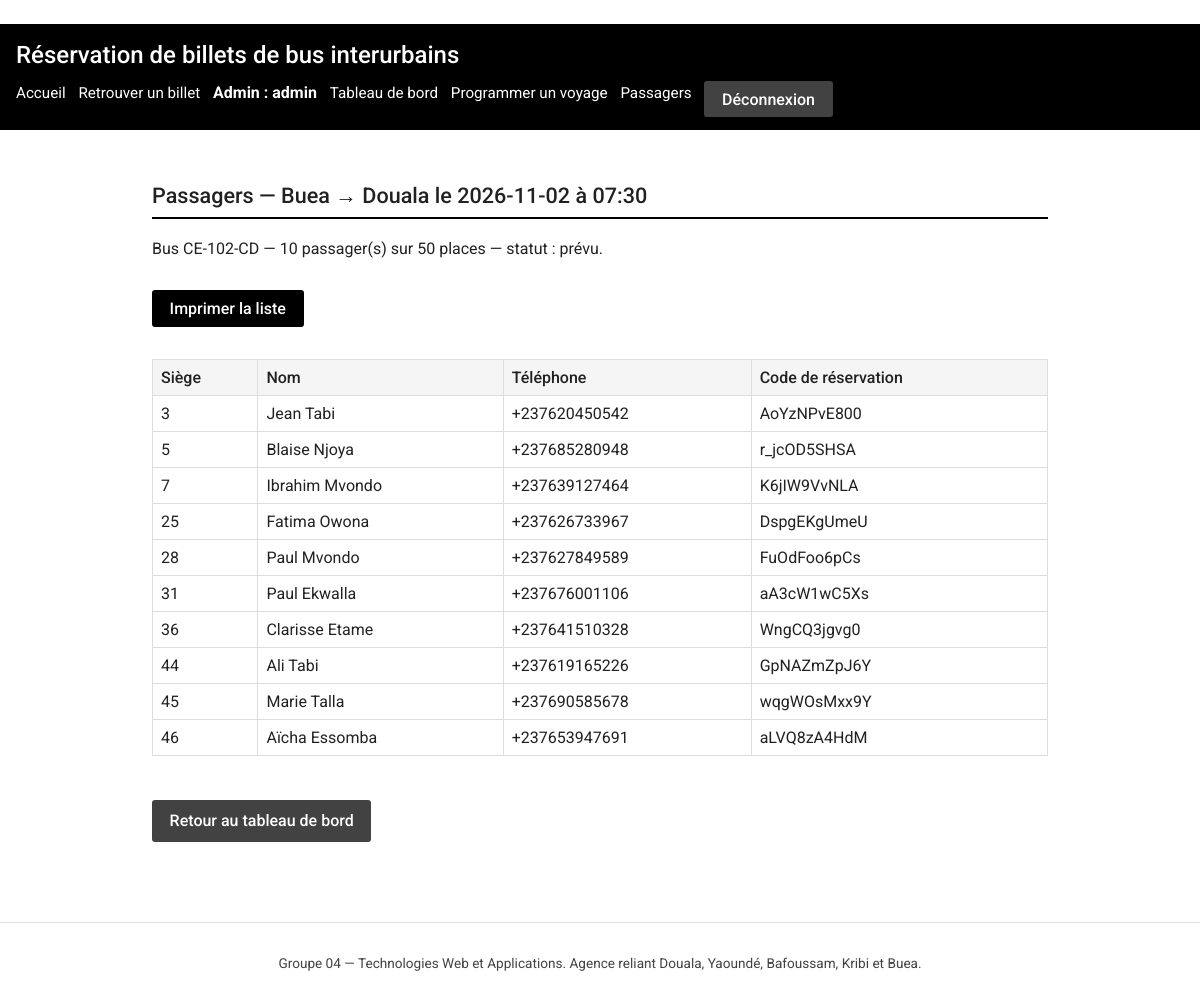
The page /admin/voyages/56/passagers (signed in) on the database its author committed.
### tables this page shows
CREATE TABLE trajets (
    id              INTEGER PRIMARY KEY AUTOINCREMENT,
    ville_depart    TEXT NOT NULL
                    CHECK (ville_depart IN ('Douala','Yaoundé','Bafoussam','Kribi','Buea')),
    ville_arrivee   TEXT NOT NULL
                    CHECK (ville_arrivee IN ('Douala','Yaoundé','Bafoussam','Kribi','Buea')),
    duree_minutes   INTEGER NOT NULL CHECK (duree_minutes > 0),
    prix_classique  REAL NOT NULL CHECK (prix_classique > 0),
    prix_vip        REAL NOT NULL CHECK (prix_vip > 0),
    CHECK (ville_depart <> ville_arrivee)
);

CREATE TABLE voyages (
    id        INTEGER PRIMARY KEY AUTOINCREMENT,
    trajet_id INTEGER NOT NULL REFERENCES trajets(id),
    bus_id    INTEGER NOT NULL REFERENCES bus(id),
    date      TEXT NOT NULL,            -- format ISO AAAA-MM-JJ
    heure     TEXT NOT NULL,            -- format HH:MM
    statut    TEXT NOT NULL DEFAULT 'prévu'
              CHECK (statut IN ('prévu','parti','annulé'))
);

CREATE TABLE bus (
    id              INTEGER PRIMARY KEY AUTOINCREMENT,
    immatriculation TEXT NOT NULL UNIQUE,
    nombre_places   INTEGER NOT NULL CHECK (nombre_places BETWEEN 1 AND 100),
    type            TEXT NOT NULL CHECK (type IN ('classique','vip'))
);

CREATE TABLE billets (
    id               INTEGER PRIMARY KEY AUTOINCREMENT,
    voyage_id        INTEGER NOT NULL REFERENCES voyages(id),
    numero_siege     INTEGER NOT NULL CHECK (numero_siege >= 1),
    nom              TEXT NOT NULL,
    telephone        TEXT NOT NULL,
    piece_identite   TEXT NOT NULL,
    code_reservation TEXT NOT NULL UNIQUE,
    date_achat       TEXT NOT NULL,     -- format ISO AAAA-MM-JJ
    -- Anti double-vente : un siège jamais deux fois pour le même voyage
    UNIQUE (voyage_id, numero_siege)
);

### app.py (the view)
@app.route("/admin/voyages/<int:voyage_id>/passagers")
@administrateur_requis
def admin_passagers(voyage_id):
    bdd = get_db()
    voyage = bdd.execute(
        """SELECT v.id, v.date, v.heure, v.statut,
                  t.ville_depart, t.ville_arrivee,
                  b.immatriculation, b.nombre_places
           FROM voyages v
           JOIN trajets t ON t.id = v.trajet_id
           JOIN bus b ON b.id = v.bus_id
           WHERE v.id = ?""",
        (voyage_id,),
    ).fetchone()
    if voyage is None:
        flash("Voyage introuvable.", "erreur")
        return redirect(url_for("admin_tableau"))
    passagers = bdd.execute(
        """SELECT nom, telephone, numero_siege, code_reservation
           FROM billets WHERE voyage_id = ?
           ORDER BY numero_siege""",
        (voyage_id,),
    ).fetchall()
    return render_template(
        "admin/passagers.html", voyage=voyage, passagers=passagers
    )

### app.py (called while the page is built)
def get_db():
    if "bdd" not in g:
        g.bdd = sqlite3.connect(CHEMIN_BDD)
        g.bdd.row_factory = sqlite3.Row
        g.bdd.execute("PRAGMA foreign_keys = ON")
    return g.bdd

@app.teardown_appcontext
def fermer_bdd(exception):
    bdd = g.pop("bdd", None)
    if bdd is not None:
        bdd.close()

def administrateur_requis(vue):
    @wraps(vue)
    def enveloppe(*args, **kwargs):
        if session.get("admin_id") is None:
            flash("Accès refusé : connectez-vous à l'administration.", "erreur")
            return redirect(url_for("admin_connexion"))
        return vue(*args, **kwargs)
    return enveloppe

### templates/admin/passagers.html (shortened to what this page needs)
﻿{% extends "admin/base_admin.html" %}
{% block liens_admin %}
  <li><a href="{{ url_for('admin_passagers', voyage_id=voyage.id) }}">Passagers</a></li>
{% endblock %}
{% block contenu_admin %}
<section>
  <h2>Passagers — {{ voyage.ville_depart }} → {{ voyage.ville_arrivee }}
      le {{ voyage.date }} à {{ voyage.heure }}</h2>
  <p class="pas-a-imprimer">
    Bus {{ voyage.immatriculation }} — {{ passagers|length }} passager(s)
    sur {{ voyage.nombre_places }} places — statut : {{ voyage.statut }}.
  </p>
  <p class="pas-a-imprimer">
    <button type="button" onclick="window.print()">Imprimer la liste</button>
  </p>
  {% if passagers %}
    <div class="defilement">
    <table>
      <thead>
        <tr>
          <th scope="col">Siège</th>
          <th scope="col">Nom</th>
          <th scope="col">Téléphone</th>
          <th scope="col">Code de réservation</th>
        </tr>
      </thead>
      <tbody>
        {% for passager in passagers %}
          <tr>
            <td>{{ passager.numero_siege }}</td>
            <td>{{ passager.nom }}</td>
            <td>{{ passager.telephone }}</td>
            <td>{{ passager.code_reservation }}</td>
          </tr>
        {% endfor %}
      </tbody>
    </table>
  </div>
  {% else %}
    <p>Aucun passager pour ce voyage.</p>
  {% endif %}
  <p class="pas-a-imprimer">
    <a class="btn secondary" href="{{ url_for('admin_tableau') }}">Retour au tableau de bord</a>
  </p>
</section>
{% endblock %}

### static/css/style.css (style rules this page uses)
:root { --fond: #ffffff; --gris-clair: #f5f5f5; --gris: #9e9e9e; --gris-fonce: #424242; --texte: #212121; --accent: #000000; --bordure: #dddddd; --rouge-erreur: #b71c1c; --vert-succes: #1b5e20; }
* { box-sizing: border-box; }
body { margin: 0; font-family: 'Roboto', 'Segoe UI', Arial, sans-serif; font-size: 16px; line-height: 1.5; color: var(--texte); background: var(--fond); }
nav a { color: var(--fond); text-decoration: none; font-size: 0.95rem; }
h2 { font-size: 1.15rem; font-weight: 500; border-bottom: 2px solid var(--accent); padding-bottom: 0.3rem; }
input, select, button { font-family: inherit; font-size: 1rem; }
button, .btn { display: inline-block; margin-top: 0.8rem; padding: 0.55rem 1.1rem; border: none; border-radius: 3px; background: var(--accent); color: var(--fond); text-decoration: none; cursor: pointer; font-weight: 500; }
button.secondary, .btn.secondary { background: var(--gris-fonce); }
table { width: 100%; border-collapse: collapse; margin: 1rem 0; }
.defilement { overflow-x: auto; }
th, td { border: 1px solid var(--bordure); padding: 0.5rem; text-align: left; }
th { background: var(--gris-clair); font-weight: 500; }
@media (min-width: 900px) { h2 { font-size: 1.35rem; } }

### rows shown on the page
trajets: ville_depart "Buea", ville_arrivee "Douala"
voyages: date "2026-11-02", heure "07:30", statut "prévu"
bus: immatriculation "CE-102-CD", nombre_places "50"
billets: numero_siege "3", nom "Jean Tabi", telephone "+237620450542", code_reservation "AoYzNPvE800"
billets: numero_siege "5", nom "Blaise Njoya", telephone "+237685280948", code_reservation "r_jcOD5SHSA"
billets: numero_siege "7", nom "Ibrahim Mvondo", telephone "+237639127464", code_reservation "K6jIW9VvNLA"
billets: numero_siege "25", nom "Fatima Owona", telephone "+237626733967", code_reservation "DspgEKgUmeU"
billets: numero_siege "28", nom "Paul Mvondo", telephone "+237627849589", code_reservation "FuOdFoo6pCs"
billets: numero_siege "31", nom "Paul Ekwalla", telephone "+237676001106", code_reservation "aA3cW1wC5Xs"
billets: numero_siege "36", nom "Clarisse Etame", telephone "+237641510328", code_reservation "WngCQ3jgvg0"
billets: numero_siege "44", nom "Ali Tabi", telephone "+237619165226", code_reservation "GpNAZmZpJ6Y"
billets: numero_siege "45", nom "Marie Talla", telephone "+237690585678", code_reservation "wqgWOsMxx9Y"
billets: numero_siege "46", nom "Aïcha Essomba", telephone "+237653947691", code_reservation "aLVQ8zA4HdM"

### other values the page prints
{{ session.admin_nom }} "admin"
{{ passagers|length }} "10"
